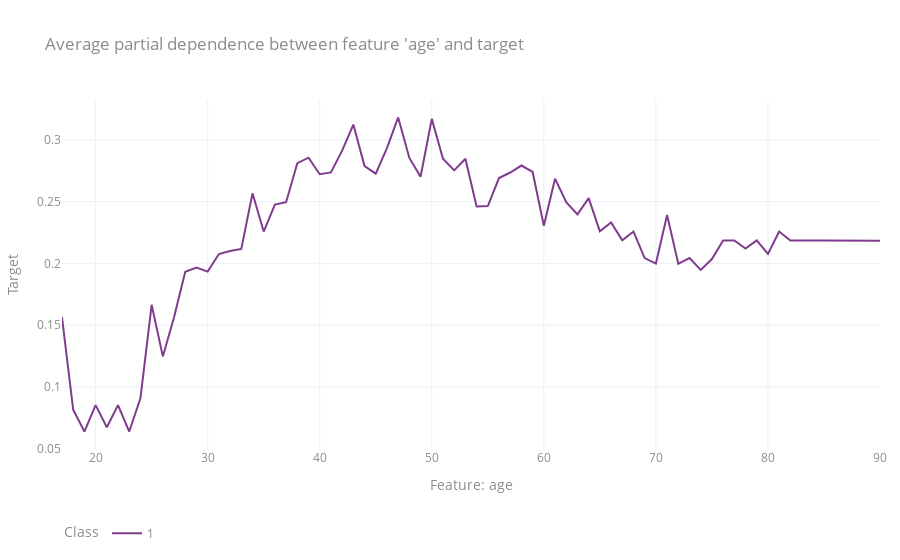

Source (notebook cell):
### Code cell
pnd.plot.partial_dependence(estimator_name="XGBClassifier", feature="age")

### Figure 1 — Plotly figure (JSON) as saved in the notebook; plotly's stock layout.template omitted (floating-point values rounded to 4 significant figures)
{"data": [{"hovertemplate": "Class=1<br>Feature: age=%{x}<br>Target=%{y}<extra></extra>", "legendgroup": "1", "line": {"color": "rgb(127, 60, 141)", "dash": "solid"}, "marker": {"symbol": "circle"}, "mode": "lines", "name": "1", "orientation": "v", "showlegend": true, "type": "scatter", "x": [17, 18, 19, 20, 21, 22, 23, 24, 25, 26, 27, 28, 29, 30, 31, 32, 33, 34, 35, 36, 37, 38, 39, 40, 41, 42, 43, 44, 45, 46, 47, 48, 49, 50, 51, 52, 53, 54, 55, 56, 57, 58, 59, 60, 61, 62, 63, 64, 65, 66, 67, 68, 69, 70, 71, 72, 73, 74, 75, 76, 77, 78, 79, 80, 81, 82, 85, 86, 87, 90], "xaxis": "x", "y": [0.1564, 0.08164, 0.06404, 0.08537, 0.06753, 0.08537, 0.06404, 0.09084, 0.1665, 0.1248, 0.1565, 0.1932, 0.1966, 0.1934, 0.2076, 0.21, 0.2117, 0.2566, 0.2258, 0.2475, 0.2494, 0.281, 0.2855, 0.2721, 0.2735, 0.2911, 0.3123, 0.2787, 0.2725, 0.2933, 0.318, 0.2853, 0.2701, 0.3169, 0.2847, 0.2752, 0.2846, 0.246, 0.2464, 0.269, 0.2735, 0.2791, 0.2739, 0.2305, 0.2685, 0.2494, 0.2397, 0.2528, 0.226, 0.2332, 0.2186, 0.2258, 0.2043, 0.1999, 0.2391, 0.1997, 0.2043, 0.1947, 0.2035, 0.2186, 0.2186, 0.2119, 0.2186, 0.2076, 0.2258, 0.2186, 0.2186, 0.2186, 0.2186, 0.2183], "yaxis": "y"}], "layout": {"legend": {"title": {"text": "Class"}, "tracegroupgap": 0}, "title": {"text": "Average partial dependence between feature 'age' and target"}, "xaxis": {"anchor": "y", "domain": [0, 1], "title": {"text": "Feature: age"}}, "yaxis": {"anchor": "x", "domain": [0, 1], "title": {"text": "Target"}}}}
